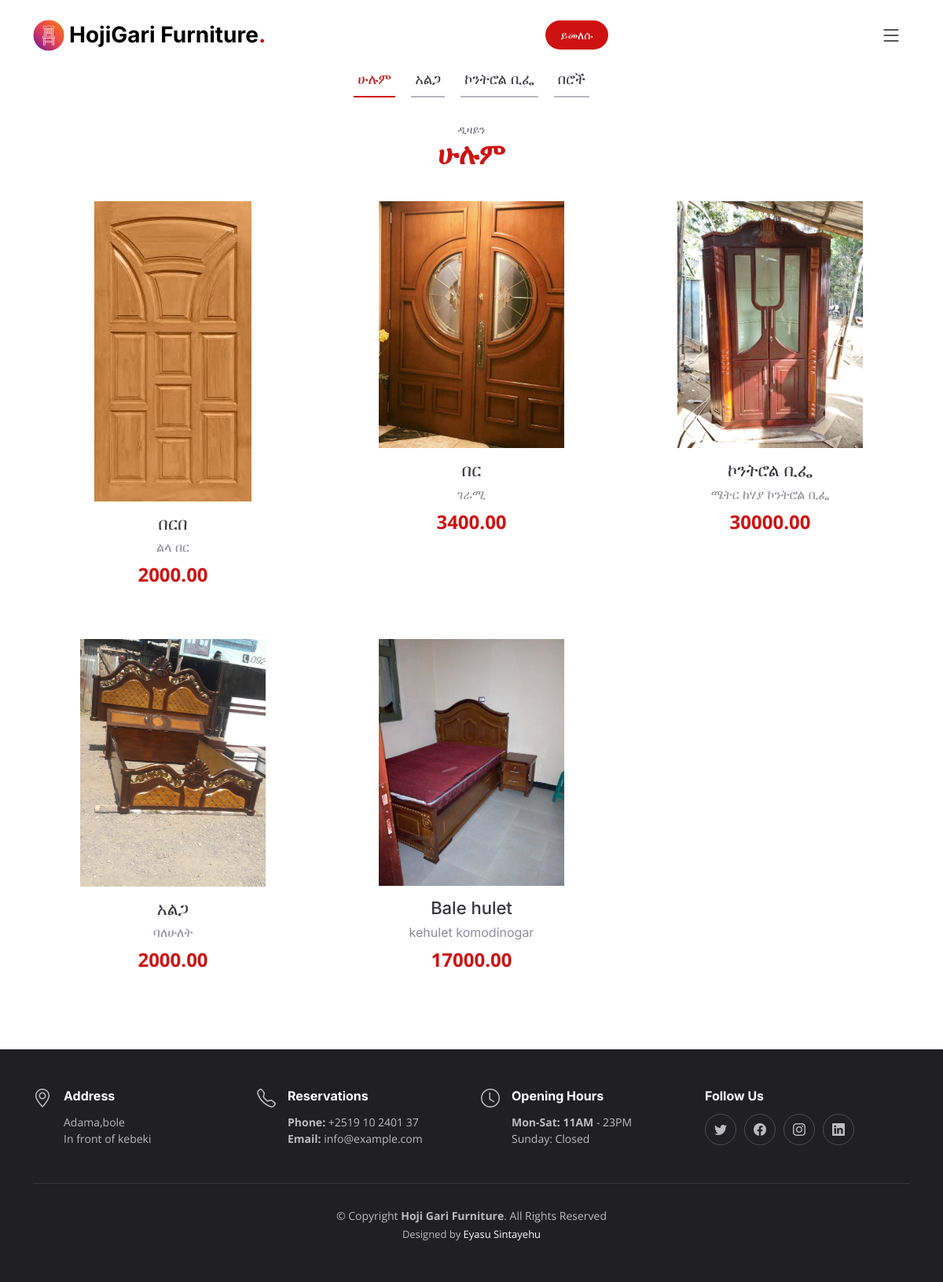
The page /allDesign/ on the database its author committed.
### funiture/models.py (models this page shows, shortened)
class Category(models.Model):
    name = models.CharField(max_length=50, null=True)

class Product(models.Model):
    name = models.CharField(max_length=50, null=True)
    category = models.ForeignKey(Category, on_delete=models.CASCADE, null=True)
    image = models.ImageField(upload_to='furniture', null=True)
    price = models.DecimalField(max_digits=7, decimal_places=2, blank=True, null=True)
    describtion = models.TextField()

### funiture/views.py (the view, shortened to what this page needs)
# urls.py: path('allDesign/', allDesign, name='allDesign')
def allDesign(request):
    category = request.GET.get('category')
    if category == None:
        product = Product.objects.all().order_by('-id')
        categories = Category.objects.all()
        context = {
            'designs': product,
            'categories': categories
            }
        return render(request, 'allDesign.html', context)
    else:
        product = Product.objects.filter(category__name=category)

### funiture/templates/allDesign.html (shortened to what this page needs)
<!DOCTYPE html>
{% load static %}
<html lang="en">
<head>
 <link type="text/css" href="{% static "vendor/bootstrap/css/bootstrap.min.css" %}" rel="stylesheet">
  <link href="{% static "vendor/bootstrap-icons/bootstrap-icons.css" %}" rel="stylesheet">
  <link href=" {% static "vendor/aos/aos.css" %}" rel="stylesheet">
  <link href="{% static "vendor/glightbox/css/glightbox.min.css" %}" rel="stylesheet">
  <link href="{% static "vendor/swiper/swiper-bundle.min.css" %}" rel="stylesheet">
  <link href="{% static "css/main.css" %}" rel="stylesheet">
</head>
<body>
  <header id="header" class="header fixed-top d-flex align-items-center">
    <div class="container d-flex align-items-center justify-content-between">
      <a href="{% url 'home' %}" class="logo d-flex align-items-center me-auto me-lg-0">
        <img src="{% static "img/logo.png" %}" alt="">
        <h1>HojiGari Furniture<span>.</span></h1>
      </a>
      <a class="btn-book-a-table" href="{% url 'home' %}">ይመለሱ</a>
      <i class="mobile-nav-toggle mobile-nav-show bi bi-list"></i>
    </div>
  </header>
    <section id="all" class="menu">
        <div class="container" data-aos="fade-up">
            <ul class="nav nav-tabs d-flex justify-content-center" data-aos="fade-up" data-aos-delay="200">
                <li class="nav-item">
                    <a class="nav-link active show" data-bs-toggle="tab" data-bs-target="#menu-starters">
                    <h4>ሁሉም</h4>
                    </a>
                </li>
                {% for cate in categories %}
                        <li class="nav-item">
                        <a class="nav-link show" href="{% url 'allDesign' %}?category={{ cate.name }}">
                        <h4>{{ cate.name }} </h4>
                        </a></li>
                {% endfor %}
            </ul>
            <div class="tab-content" data-aos="fade-up" data-aos-delay="300">
                <div class="tab-pane fade active show" id="menu-starters">
                    <div class="tab-header text-center">
                    <p>ዲዛይን</p>
                    <h3>ሁሉም</h3>
                    </div>
                    <div class="row gy-5">
                        {% for design in designs %}
                            <div class="col-lg-4 menu-item">
                                <a href="{{ design.image.url }}" class="glightbox"><img src="{{ design.image.url }}" class="menu-img img-fluid" alt=""></a>
                                <h4>{{ design.name }}</h4>
                                <p class="ingredients">
                                {{ design.describtion}}
                                </p>
                                <p class="price">
                                {{ design.price}}
                                </p>
                            </div>
                        {% endfor %}
                </div>
            </div>
        </div>
        </div>
    </section>
  {% include "footer.html" %}
</body>
</html>

### funiture/templates/footer.html
{% load static %}
<footer id="footer" class="footer">
    <div class="container">
      <div class="row gy-3">
        <div class="col-lg-3 col-md-6 d-flex">
          <i class="bi bi-geo-alt icon"></i>
          <div>
            <h4>Address</h4>
            <p>
              Adama,bole <br>
              In front of kebeki<br>
            </p>
          </div>
        </div>
        <div class="col-lg-3 col-md-6 footer-links d-flex">
          <i class="bi bi-telephone icon"></i>
          <div>
            <h4>Reservations</h4>
            <p>
              <strong>Phone:</strong> +2519 10 2401 37<br>
              <strong>Email:</strong> info@example.com<br>
            </p>
          </div>
        </div>
        <div class="col-lg-3 col-md-6 footer-links d-flex">
          <i class="bi bi-clock icon"></i>
          <div>
            <h4>Opening Hours</h4>
            <p>
              <strong>Mon-Sat: 11AM</strong> - 23PM<br>
              Sunday: Closed
            </p>
          </div>
        </div>
        <div class="col-lg-3 col-md-6 footer-links">
          <h4>Follow Us</h4>
          <div class="social-links d-flex">
            <a href="#" class="twitter"><i class="bi bi-twitter"></i></a>
            <a href="#" class="facebook"><i class="bi bi-facebook"></i></a>
            <a href="#" class="instagram"><i class="bi bi-instagram"></i></a>
            <a href="#" class="linkedin"><i class="bi bi-linkedin"></i></a>
          </div>
        </div>
      </div>
    </div>
    <div class="container">
      <div class="copyright">
        &copy; Copyright <strong><span>Hoji Gari Furniture</span></strong>. All Rights Reserved
      </div>
      <div class="credits">
        Designed by <a href="https://twitter.com/eyasu_software">Eyasu Sintayehu</a>
      </div>
    </div>
  </footer>

### static/css/main.css (style rules this page uses)
:root { --font-default: "Open Sans", system-ui, -apple-system, "Segoe UI", Roboto, "Helvetica Neue", Arial, "Noto Sans", "Liberation Sans", sans-serif, "Apple Color Emoji", "Segoe UI Emoji", "Segoe UI Symbol", "Noto Color Emoji"; --font-primary: "Amatic SC", sans-serif; --font-secondary: "Inter", sans-serif; }
:root { --color-default: #212529; --color-primary: #ce1212; --color-secondary: #37373f; }
:root { scroll-behavior: smooth; }
body { font-family: var(--font-default); color: var(--color-default); }
a { color: var(--color-primary); text-decoration: none; }
h1, h2, h3, h4, h5, h6 { font-family: var(--font-secondary); }
section { overflow: hidden; padding: 80px 0; scroll-margin-top: 90px; overflow: clip; }
.header { background: #fff; transition: all 0.5s; z-index: 997; height: 90px; border-bottom: 1px solid #fff; }
.header .logo img { max-height: 40px; margin-right: 6px; }
.header .logo h1 { font-size: 28px; font-weight: 700; color: #000; margin: 0; font-family: var(--font-secondary); }
.header .logo h1 span { color: var(--color-primary); }
.header .btn-book-a-table, .header .btn-book-a-table:focus { font-size: 14px; color: #fff; background: var(--color-primary); padding: 8px 20px; margin-left: 30px; border-radius: 50px; transition: 0.3s; }
@media (max-width: 1279px) { .mobile-nav-show { color: var(--color-secondary); font-size: 28px; cursor: pointer; line-height: 0; transition: 0.5s; z-index: 9999; margin: 0 10px 0 20px; } }
.menu .nav-tabs { border: 0; }
.menu .nav-link { margin: 0 10px; padding: 10px 5px; transition: 0.3s; color: var(--color-secondary); border-radius: 0; cursor: pointer; height: 100%; border: 0; border-bottom: 2px solid #b6b6bf; }
.menu .nav-link h4 { font-size: 18px; font-weight: 400; margin: 0; font-family: var(--font-secondary); }
.menu .nav-link.active { color: var(--color-primary); border-color: var(--color-primary); }
.menu .tab-content .tab-header { padding: 30px 0; }
.menu .tab-content .tab-header p { font-size: 14px; text-transform: uppercase; color: #676775; margin-bottom: 0; }
.menu .tab-content .tab-header h3 { font-size: 36px; font-weight: 600; color: var(--color-primary); }
.menu .tab-content .menu-item { -moz-text-align-last: center; text-align-last: center; }
.menu .tab-content .menu-item .menu-img { padding: 0 60px; margin-bottom: 15px; }
.menu .tab-content .menu-item h4 { font-size: 22px; font-weight: 500; color: var(--color-secondary); font-family: var(--font-secondary); font-weight: 30px; margin-bottom: 5px; }
.menu .tab-content .menu-item .ingredients { font-family: var(--font-secondary); color: #8d8d9b; margin-bottom: 5px; }
.menu .tab-content .menu-item .price { font-size: 24px; font-weight: 700; color: var(--color-primary); }
.footer { font-size: 14px; background-color: #1f1f24; padding: 50px 0; color: rgba(255, 255, 255, 0.7); }
.footer .icon { margin-right: 15px; font-size: 24px; line-height: 0; }
.footer h4 { font-size: 16px; font-weight: bold; position: relative; padding-bottom: 5px; color: #fff; }
.footer .footer-links { margin-bottom: 30px; }
.footer .social-links a { display: flex; align-items: center; justify-content: center; width: 40px; height: 40px; border-radius: 50%; border: 1px solid rgba(255, 255, 255, 0.2); font-size: 16px; color: rgba(255, 255, 255, 0.7); margin-right: 10px; transition: 0.3s; }
.footer .copyright { text-align: center; padding-top: 30px; border-top: 1px solid rgba(255, 255, 255, 0.1); }
.footer .credits { padding-top: 4px; text-align: center; font-size: 13px; }
.footer .credits a { color: #fff; }

### rows shown on the page
Category: name "አልጋ"
Category: name "ኮንትሮል ቢፌ"
Category: name "በሮች"
Product: image (picture), name "በርበ", describtion "ልላ በር", price "2000.00"
Product: image (picture), name "በር", describtion "ገራሚ", price "3400.00"
Product: image (picture), name "ኮንትሮል ቢፌ", describtion "ሜትር ከሃያ ኮንትሮል ቢፌ", price "30000.00"
Product: image (picture), name "አልጋ", describtion "ባለሁለት", price "2000.00"
Product: image (picture), name "Bale hulet", describtion "kehulet komodinogar", price "17000.00"
